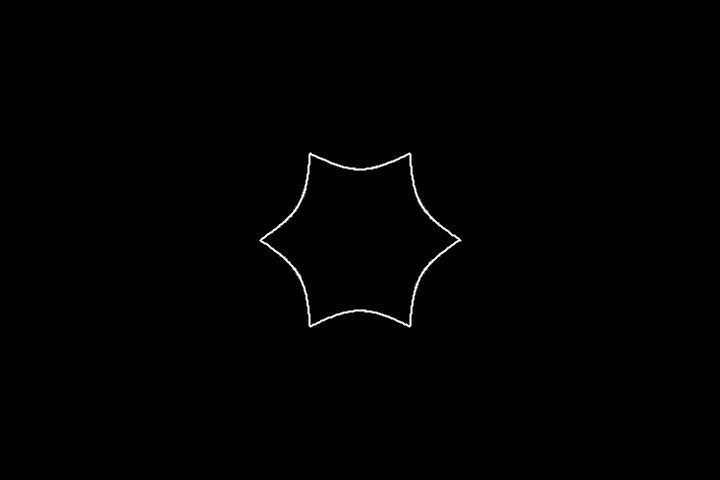
Frame 1 (no input)
Frame 60 (the mouse pressed at the canvas centre just before this capture): identical to frame 1, image omitted
Frame 120 (the mouse held since frame 60 and released just before this capture): identical to frame 1, image omitted

The Processing sketch that drew this single still picture (run headless with seeded random() and noise(); from frame 60 on, the mouse is pressed at the canvas centre):

// Processing sketch: sketch_23_24
// ── sketch_23_24.pde
void setup(){
size(720, 480);

noFill();
stroke(255);
strokeWeight(2);
}

void draw() {
  background(0);
  
  translate(width / 2, height /2);
  beginShape();
  
  for (float theta = 0; theta <= 2 * PI; theta += 0.01) {
    float rad = r(theta,
    2, // a (size)
    2, // b
    6, // m (low value: rond, high value:spikey)
    1, // n1 (low value: rond klein, high value: groot/spikey)
    1, // n2 (beetje rond)
    1 // n3 (beetje puntig)
    );
    float x = rad * cos(theta) * 50;
    float y = rad * sin(theta) * 50;
    vertex(x, y);  
  }
  
  endShape();
}

//polar cooridinates function superformula
float r (float theta, float a, float b, float m, float n1, float n2, float n3 ) {
  return pow (pow(abs(cos(m * theta /4.0) / a), n2) +
  pow (abs(sin(m * theta /4.0) / b), n3), -1.0 /n1);
  
}
